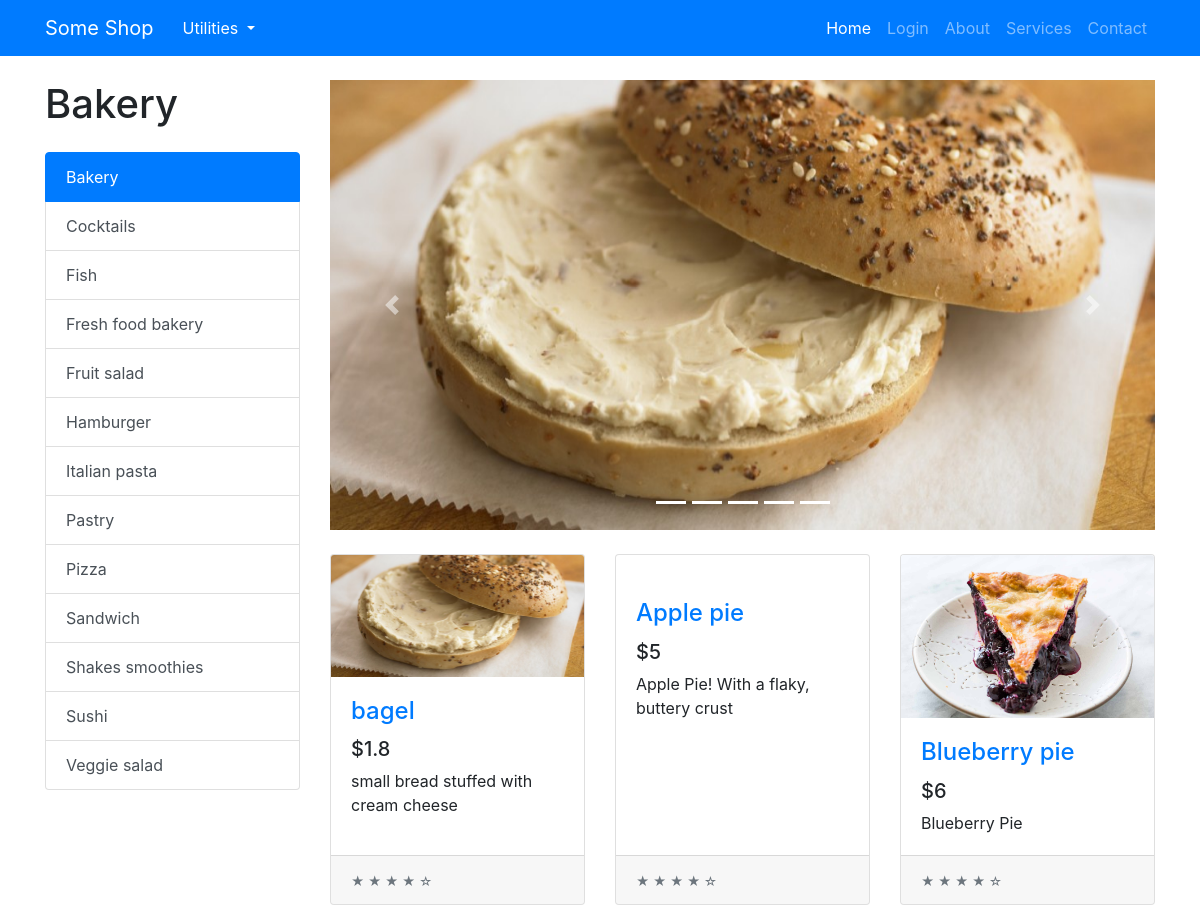
The app's page /categories/bakery (upper part), older data.
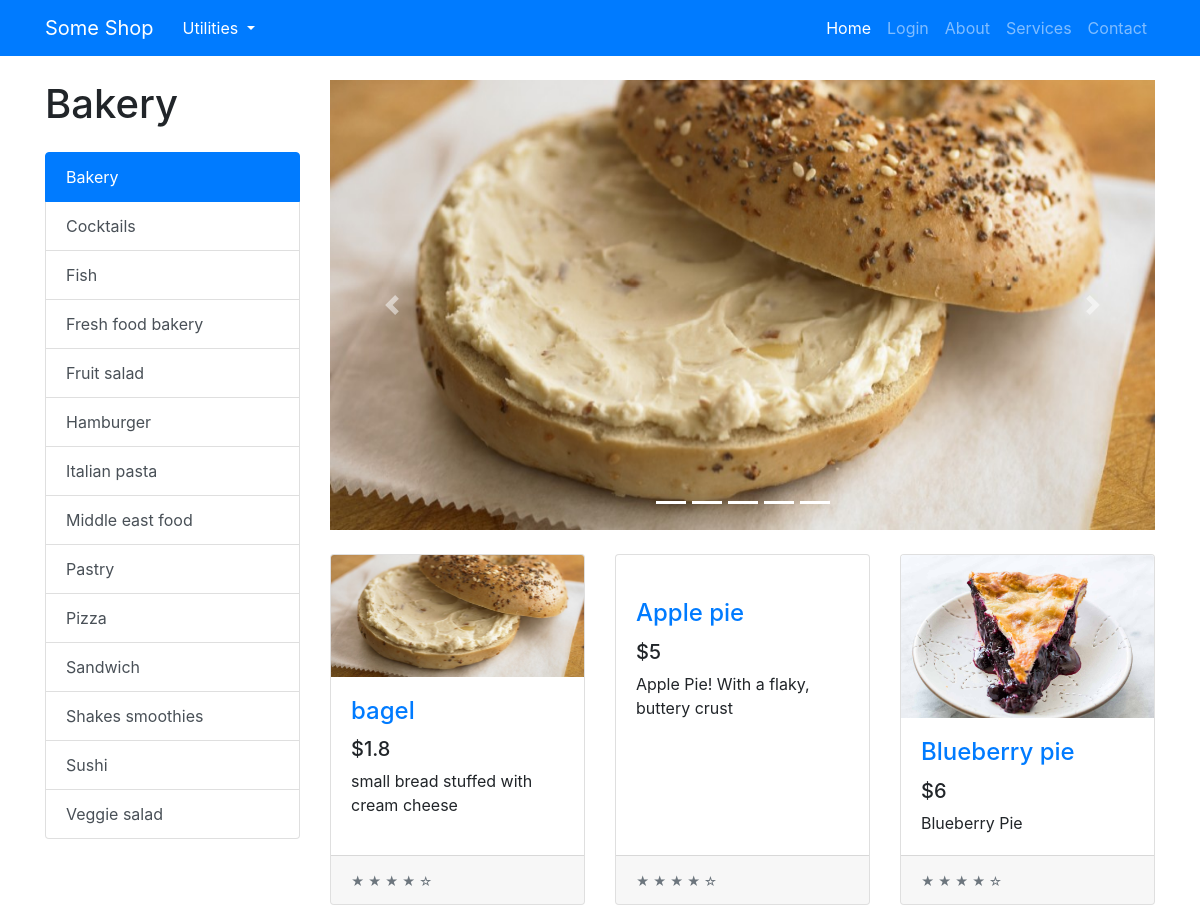
The same page, newer data.
### tables this page shows
CREATE TABLE PRODUCT (ID VARCHAR, NAME VARCHAR, PRICE INTEGER, DESCRIPTION TEXT, IMAGE TEXT, TAGS TEXT, SCORE REAL);

### app.py (the view)
@app.route("/categories/<category>")
def categories(category):
    products = get_products_by_tag(category)
    tags = get_product_tags()
    return render_template("index.html",
                            products=products,
                            tags=tags,
                            category=category,
                            chosen_products=products[:5],
                            os=os,
                            len=len,
                            range=range,
                            enumerate=enumerate)

### common/database.py (called while the page is built)
    @classmethod
    def get_all_products(cls):
        cursor = cls.DATABASE.execute("SELECT * FROM PRODUCT ORDER BY SCORE DESC")
        returned_data = cursor.fetchall()
        if not returned_data:
            return None
        data = []
        for item in returned_data:
            d = {}
            for i, field in enumerate(cls.PRODUCT_FIELDS):
                d[field.lower()] = item[i]
            data.append(d)
        return data

    @classmethod
    def get_products_by_tag(cls, tag):
        cursor = cls.DATABASE.execute("SELECT * FROM PRODUCT WHERE TAGS LIKE ? ORDER BY SCORE DESC", (f"%{tag}%",))
        returned_data = cursor.fetchall()
        if not returned_data:
            return None
        data = []
        for item in returned_data:
            d = {}
            for i, field in enumerate(cls.PRODUCT_FIELDS):
                d[field.lower()] = item[i]
            data.append(d)
        return data

    @classmethod
    def get_product_tags(cls):
        data = cls.get_all_products()
        return sorted({ d['tags'] for d in data })

### models/products/product.py (called while the page is built)
def get_product_tags():
    return Database.get_product_tags()

def get_products_by_tag(tag):
    products = Database.get_products_by_tag(tag)
    if products:
        return [ Product(**product) for product in products ]
    else:
        return []

### templates/index.html (shortened to what this page needs)
{% extends "base.html" %}
{% block content %}
<div class="container">
    <div class="row">
        <div class="col-lg-3">
            <h1 class="my-4">
                {% if category %}
                {{category.replace("_", " ").capitalize()}}
                {% else %}
                Categories
                {% endif %}
            </h1>
            <div class="list-group" id="list-tab" role="tablist">
                {% for tag in tags %}
                {% if category == tag %}
                <a class="list-group-item list-group-item-action active" href="{{url_for('categories', category=tag)}}"
                    aria-controls="home">{{tag.replace("_", " ").capitalize()}}</a>
                {% else %}
                <a class="list-group-item list-group-item-action" href="{{url_for('categories', category=tag)}}"
                    aria-controls="home">{{tag.replace("_", " ").capitalize()}}</a>
                {% endif %}
                {% endfor %}
            </div>
        </div>
        <div class="col-lg-9">
            <div id="carouselExampleIndicators" class="carousel slide my-4" data-ride="carousel">
                <ol class="carousel-indicators">
                    {% for i in range(len(chosen_products)) %}
                    <li data-target="#carouselExampleIndicators" data-slide-to="{{i}}" class="active"></li>
                    {% endfor %}
                </ol>
                <div class="carousel-inner" role="listbox">
                    {% for i, product in enumerate(chosen_products) %}
                        {% if i == 0 %}
                        <div class="carousel-item active">
                        {% else %}
                        <div class="carousel-item">
                            {% endif %}
                            <a href="{{url_for('product.product', product_id=product.id)}}">
                                <img class="d-block img-fluid carousel-img"
                                    src="{{url_for('static', filename='img/products/{}'.format(os.path.basename(product.image)))}}"
                                    alt="slide">
                            </a>
                        </div>
                        {% endfor %}
                    </div>
                    <a class="carousel-control-prev" href="#carouselExampleIndicators" role="button" data-slide="prev">
                        <span class="carousel-control-prev-icon" aria-hidden="true"></span>
                    </a>
                    <a class="carousel-control-next" href="#carouselExampleIndicators" role="button" data-slide="next">
                        <span class="carousel-control-next-icon" aria-hidden="true"></span>
                    </a>
                </div>
                <div class="row">
                    {% for product in products %}
                    <div class="col-lg-4 col-md-6 mb-4">
                        <div class="card h-100">
                            <a href="{{url_for('product.product', product_id=product.id)}}"><img class="card-img-top"
                                    src="{{url_for('static', filename='img/products/{}'.format(os.path.basename(product.image)))}}"
                                    alt=""></a>
                            <div class="card-body">
                                <h4 class="card-title">
                                    <a href="{{url_for('product.product', product_id=product.id)}}">{{product.name}}</a>
                                </h4>
                                <h5>${{product.price}}</h5>
                                <p class="card-text">{{product.description}}</p>
                            </div>
                            <div class="card-footer">
                                <small class="text-muted">&#9733; &#9733; &#9733; &#9733; &#9734;</small>
                            </div>
                        </div>
                    </div>
                    {% endfor %}
                </div>
            </div>
        </div>
    </div>
    {% endblock content %}

### templates/base.html (shortened to what this page needs)
<!doctype html>
<html>
<head>
    <link rel="stylesheet" href="{{url_for('static', filename='css/shop-homepage.css')}}">
    <link rel="stylesheet" href="{{url_for('static', filename='css/bootstrap.min.css')}}">
</head>
<body>
    <nav class="navbar navbar-expand-lg navbar-dark bg-primary fixed-top">
        <div class="container">
            <a class="navbar-brand" href="#">Some Shop</a>
            <div class="dropdown">
                <button class="btn btn-primary dropdown-toggle" type="button" id="dropdownMenu2" data-toggle="dropdown"
                    aria-haspopup="true" aria-expanded="false">
                    Utilities
                </button>
            </div>
            <div class="collapse navbar-collapse" id="navbarResponsive">
                <ul class="navbar-nav ml-auto">
                    <li class="nav-item active">
                        <a class="nav-link" href="{{url_for('home')}}">Home
                        </a>
                    </li>
                    {% if not session['email'] %}
                    <li class="nav-item">
                        <a class="nav-link" href="{{url_for('user.login')}}">Login</a>
                    </li>
                    {% else %}
                    <li class="nav-item">
                        <a class="nav-link" href="{{url_for('user.logout')}}">Logout</a>
                    </li>
                    {% endif %}
                    <li class="nav-item">
                        <a class="nav-link" href="#">About</a>
                    </li>
                    <li class="nav-item">
                        <a class="nav-link" href="#">Services</a>
                    </li>
                    <li class="nav-item">
                        <a class="nav-link" href="#">Contact</a>
                    </li>
                </ul>
            </div>
        </div>
    </nav>
    {% block content %}
    {% endblock content %}
</body>
</html>

### static/css/shop-homepage.css (style rules this page uses)
body { padding-top: 56px; }

### templates/index.html (style rules this page uses)
.carousel-img { width: 900px; height: 450px; }

Row changes from the older to the newer data that the page shows:
added PRODUCT: replace "Middle east food", shown under "Bakery"
